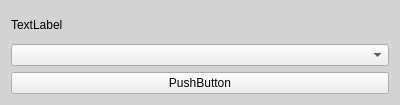
<?xml version="1.0" encoding="UTF-8"?>
<ui version="4.0">
 <class>Form</class>
 <widget class="QWidget" name="Form">
  <property name="geometry">
   <rect>
    <x>0</x>
    <y>0</y>
    <width>400</width>
    <height>105</height>
   </rect>
  </property>
  <property name="windowTitle">
   <string>Form</string>
  </property>
  <property name="styleSheet">
   <string notr="true">background-color: lightgray;</string>
  </property>
  <layout class="QGridLayout" name="gridLayout">
   <item row="0" column="0">
    <layout class="QVBoxLayout" name="main_lt">
     <item>
      <widget class="QLabel" name="fungen_lb">
       <property name="text">
        <string>TextLabel</string>
       </property>
      </widget>
     </item>
     <item>
      <widget class="QComboBox" name="fungen_cb">
       <property name="styleSheet">
        <string notr="true">background-color: Pale gray;</string>
       </property>
      </widget>
     </item>
     <item>
      <widget class="QPushButton" name="load_conf_bt">
       <property name="styleSheet">
        <string notr="true">background-color: Pale gray;</string>
       </property>
       <property name="text">
        <string>PushButton</string>
       </property>
      </widget>
     </item>
    </layout>
   </item>
  </layout>
 </widget>
 <resources/>
 <connections/>
</ui>
